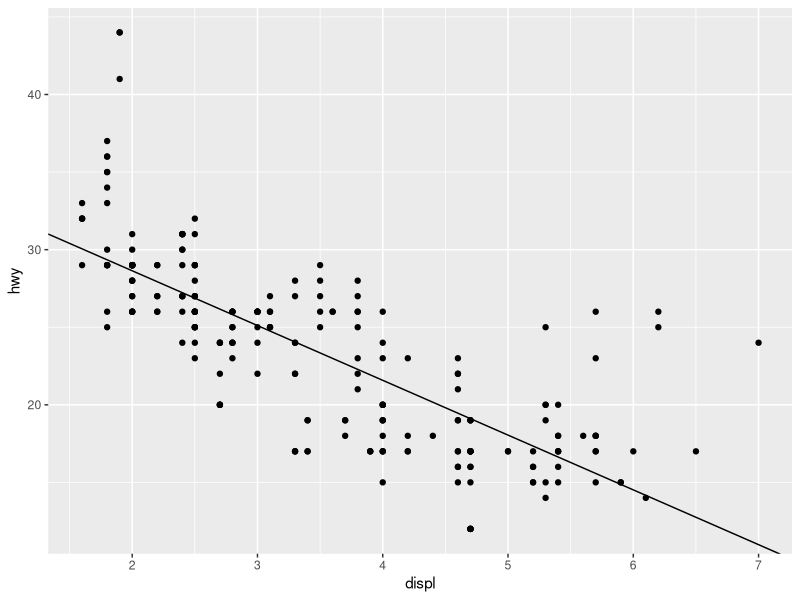

Reproduce this figure in R.
## ---- chunk 1
knitr::opts_chunk$set(echo = TRUE)
## ---- chunk 2
library(tidyverse)
f = lm(hwy~displ, data = mpg)
ggplot(data = mpg) + 
  geom_point(mapping = aes(x = displ, y = hwy)) +
  geom_abline(slope = f$coef[2], intercept = f$coef[1])
